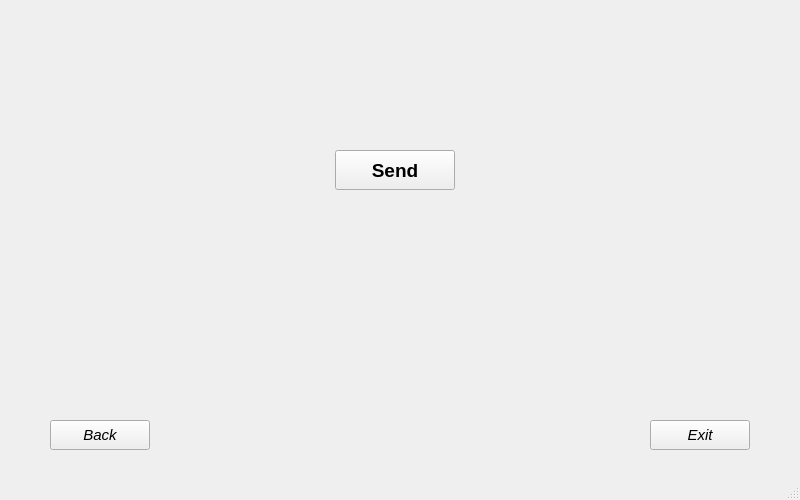
<?xml version="1.0" encoding="UTF-8"?>
<ui version="4.0">
 <class>MainWindow</class>
 <widget class="QMainWindow" name="MainWindow">
  <property name="geometry">
   <rect>
    <x>0</x>
    <y>0</y>
    <width>800</width>
    <height>500</height>
   </rect>
  </property>
  <property name="windowTitle">
   <string>MainWindow</string>
  </property>
  <widget class="QWidget" name="centralwidget">
   <widget class="QPushButton" name="b82">
    <property name="geometry">
     <rect>
      <x>650</x>
      <y>420</y>
      <width>100</width>
      <height>30</height>
     </rect>
    </property>
    <property name="font">
     <font>
      <pointsize>11</pointsize>
      <italic>true</italic>
     </font>
    </property>
    <property name="text">
     <string>Exit</string>
    </property>
   </widget>
   <widget class="QLabel" name="label">
    <property name="geometry">
     <rect>
      <x>29</x>
      <y>0</y>
      <width>771</width>
      <height>50</height>
     </rect>
    </property>
    <property name="font">
     <font>
      <pointsize>24</pointsize>
      <italic>false</italic>
      <bold>true</bold>
     </font>
    </property>
    <property name="text">
     <string/>
    </property>
    <property name="alignment">
     <set>Qt::AlignJustify|Qt::AlignVCenter</set>
    </property>
   </widget>
   <widget class="QPushButton" name="b81">
    <property name="geometry">
     <rect>
      <x>50</x>
      <y>420</y>
      <width>100</width>
      <height>30</height>
     </rect>
    </property>
    <property name="font">
     <font>
      <pointsize>11</pointsize>
      <italic>true</italic>
     </font>
    </property>
    <property name="text">
     <string>Back</string>
    </property>
   </widget>
   <widget class="QPushButton" name="b83">
    <property name="geometry">
     <rect>
      <x>335</x>
      <y>150</y>
      <width>120</width>
      <height>40</height>
     </rect>
    </property>
    <property name="font">
     <font>
      <pointsize>14</pointsize>
      <bold>true</bold>
     </font>
    </property>
    <property name="text">
     <string>Send</string>
    </property>
   </widget>
   <widget class="QLabel" name="l">
    <property name="geometry">
     <rect>
      <x>250</x>
      <y>200</y>
      <width>300</width>
      <height>30</height>
     </rect>
    </property>
    <property name="font">
     <font>
      <pointsize>12</pointsize>
     </font>
    </property>
    <property name="text">
     <string/>
    </property>
    <property name="alignment">
     <set>Qt::AlignCenter</set>
    </property>
   </widget>
  </widget>
  <widget class="QMenuBar" name="menubar">
   <property name="geometry">
    <rect>
     <x>0</x>
     <y>0</y>
     <width>800</width>
     <height>22</height>
    </rect>
   </property>
  </widget>
  <widget class="QStatusBar" name="statusbar"/>
 </widget>
 <resources/>
 <connections/>
</ui>
